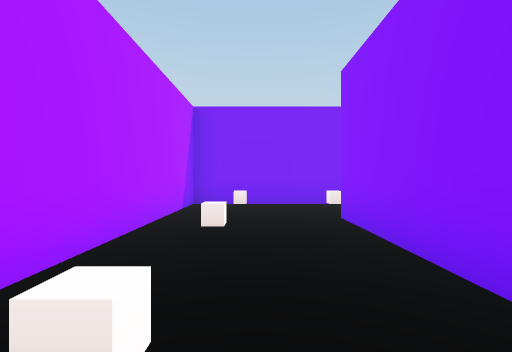
View 1 (above)

16 first-person views from a walk through a 3-D level made in the Unity game engine. The camera is 1.4 m above the floor, looks level and sees 85° across. The floor is counted in squares, 2 m on a side. Each view is taken from the middle of a square. On the plan, view 1 faces up. The plan holds only what a view shows up to about 9 squares ahead; the rest is blank. The place goes on beyond the plan. The player character is not drawn.

View 2
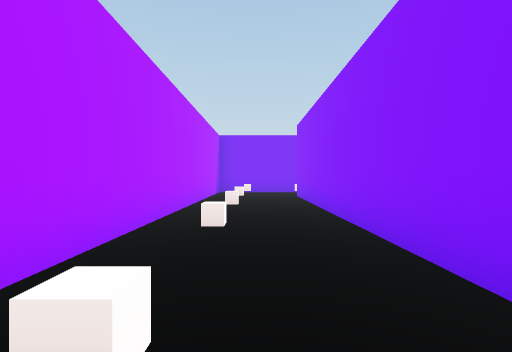

View 3
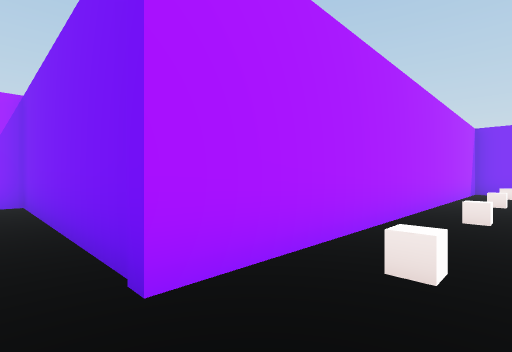

View 4
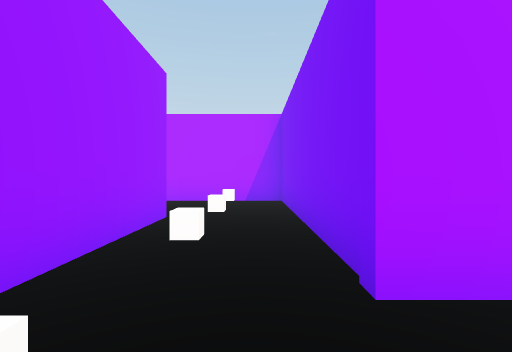

View 5
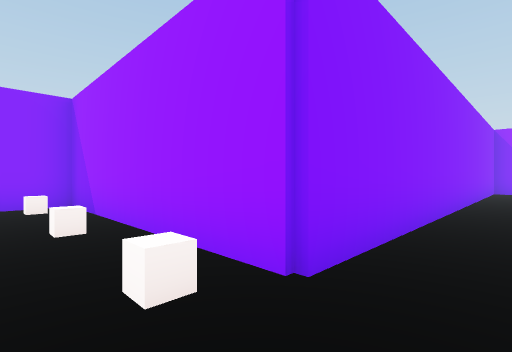

View 6
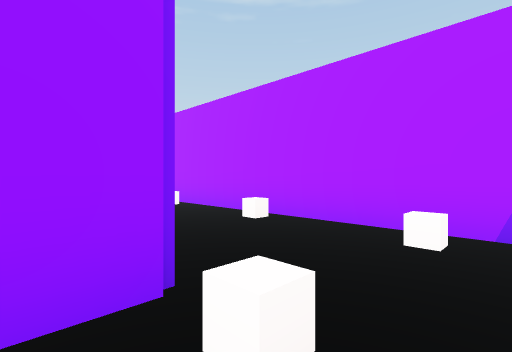

View 7
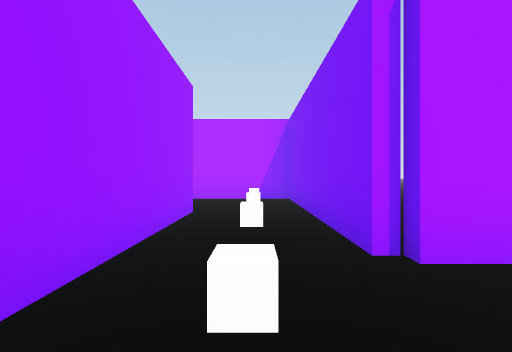

View 8
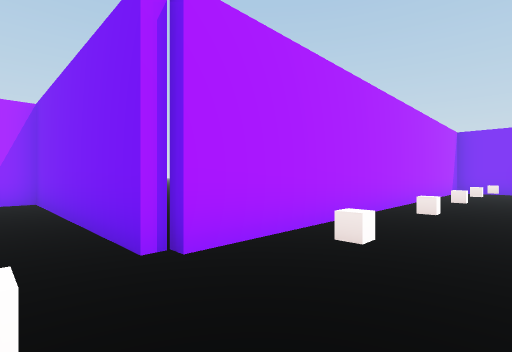

View 9
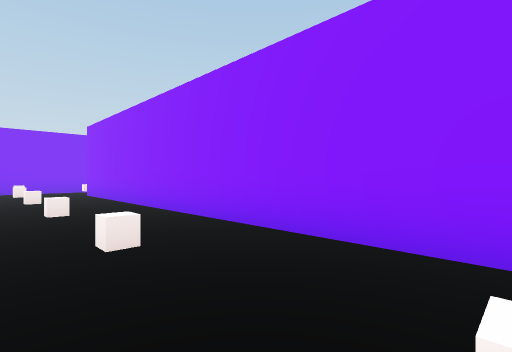

View 10
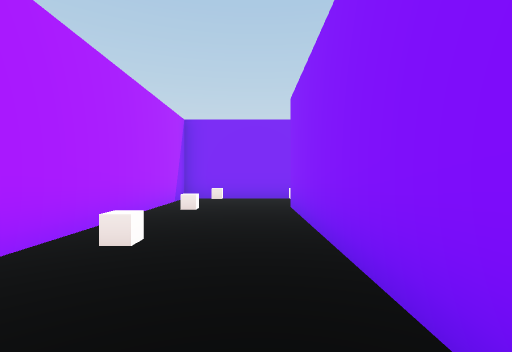

View 11
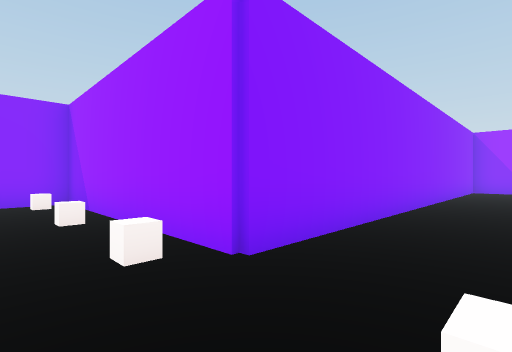

View 12
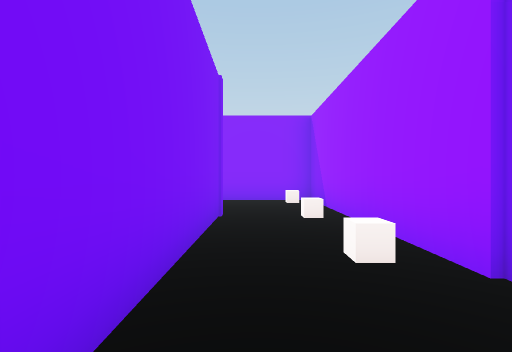

View 13
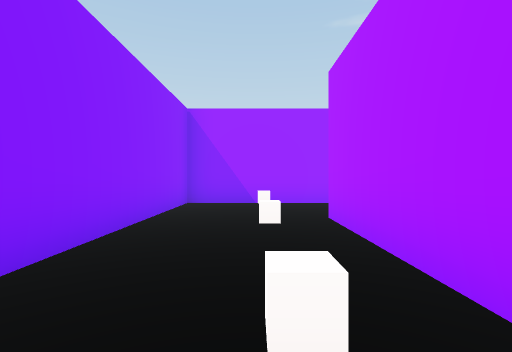

View 14
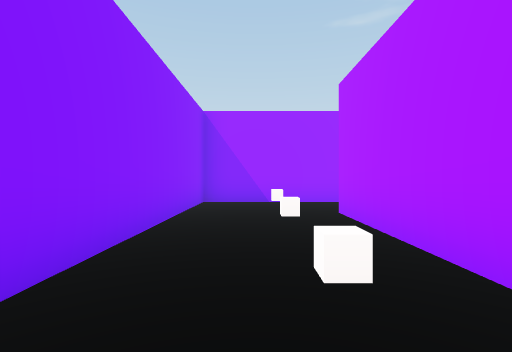

View 15
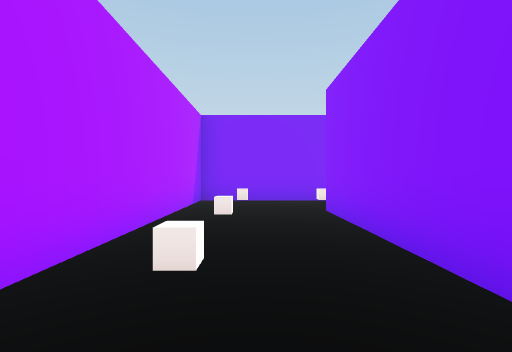

View 16
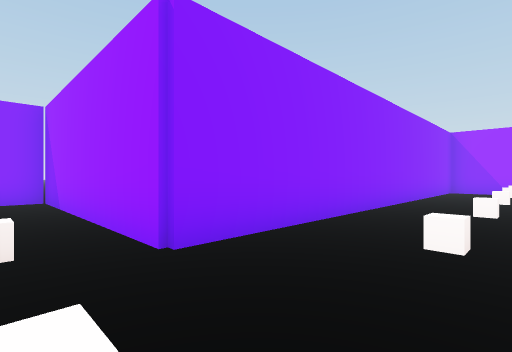

### Floor plan
Points are (right, up) in squares from view 1. A wall is a line through its corners. A room is listed if a view was taken in it or the views show most of it. See-through windows are left out.
Room 1 (views 1, 2, 3, 4, 5, 6, 9, 14, 15, 16)
walls: (-4.9, -11.5) (-4.9, -7.5) (1.4, -7.5) (1.4, 4.8) (5.6, 4.8); (4.8, 7) (-1.6, 7) (-1.6, -5.3) (-7.9, -5.3) (-7.9, -11.5)
ways out: opening at (5, 6) to room 2
objects: other object (-7, -11); other object (-7, -9); other object (-7, -7); other object (-5, -7); other object (-3, -7); other object (-1, -7); other object (-1, -4); other object (-1, -2); other object (-1, 1); other object (-1, 3); other object (0, 6); other object (2, 6); other object (4, 6)
Room 2 (views 7, 8, 10, 11, 12, 13)
walls: (11, 19.6) (4.8, 19.6) (4.8, 7); (5.6, 4.8) (7.8, 4.8) (7.8, 17.4) (14.1, 17.4) (14.1, 20)
ways out: opening at (5, 6) to room 1
objects: other object (6, 6); other object (6, 8); other object (6, 11); other object (6, 13); other object (6, 16); other object (6, 18); other object (8, 18); other object (10, 18); other object (12, 18)

Positions as (right, up) in squares from view 1, and headings:
1: (0, 0), facing up
2: (0, -5), facing up
3: (0, -6), facing up-left
4: (0, -6), facing left
5: (-6, -6), facing down-right
6: (-4, -6), facing down-left
7: (7, 6), facing left
8: (7, 6), facing up-left
9: (5, 6), facing up-right
10: (7, 11), facing up
11: (6, 19), facing down-right
12: (6, 19), facing right
13: (6, 12), facing down
14: (0, 0), facing down
15: (0, -1), facing up
16: (-1, 6), facing down-right
